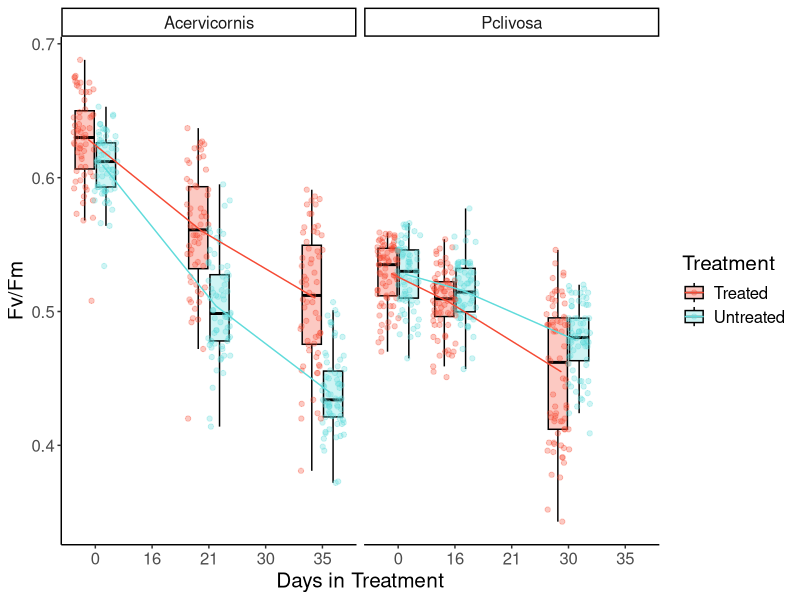
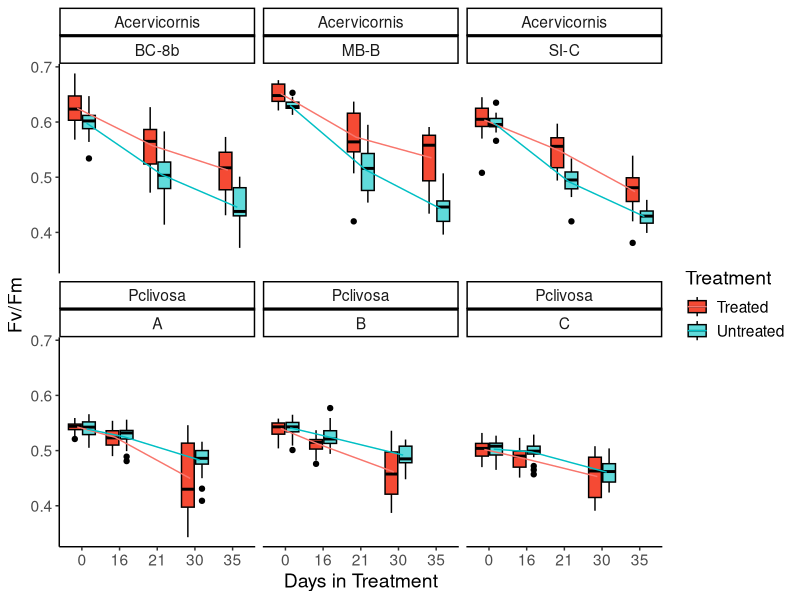
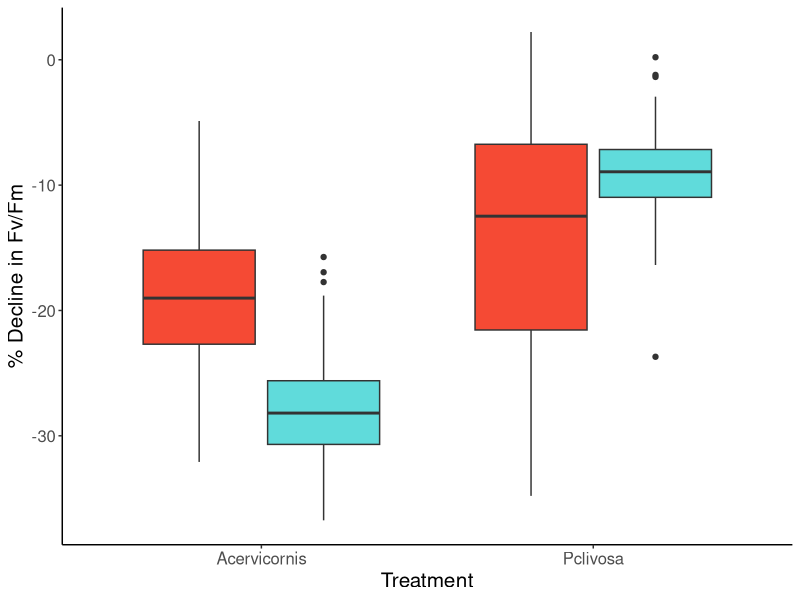
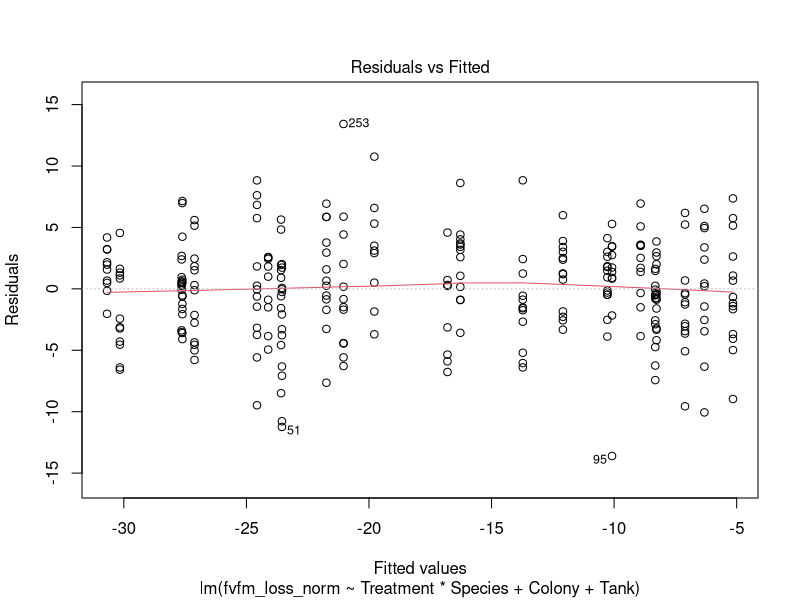
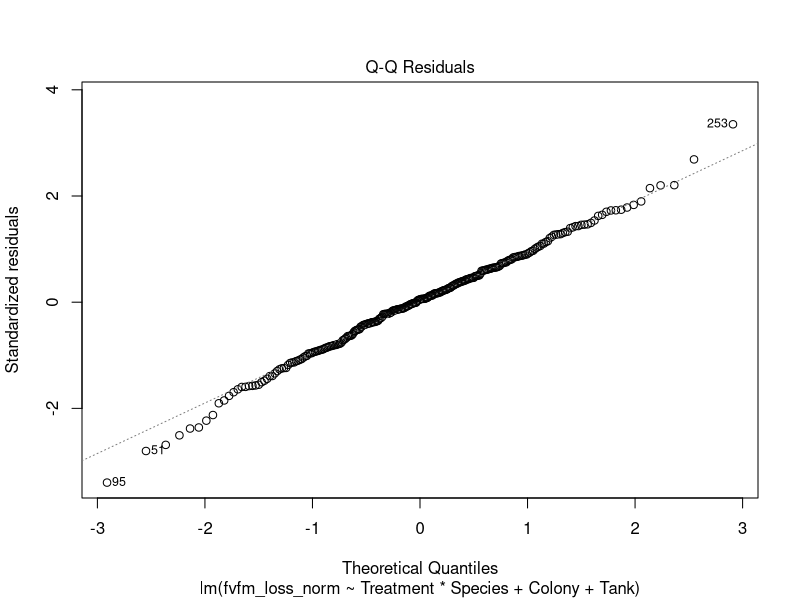
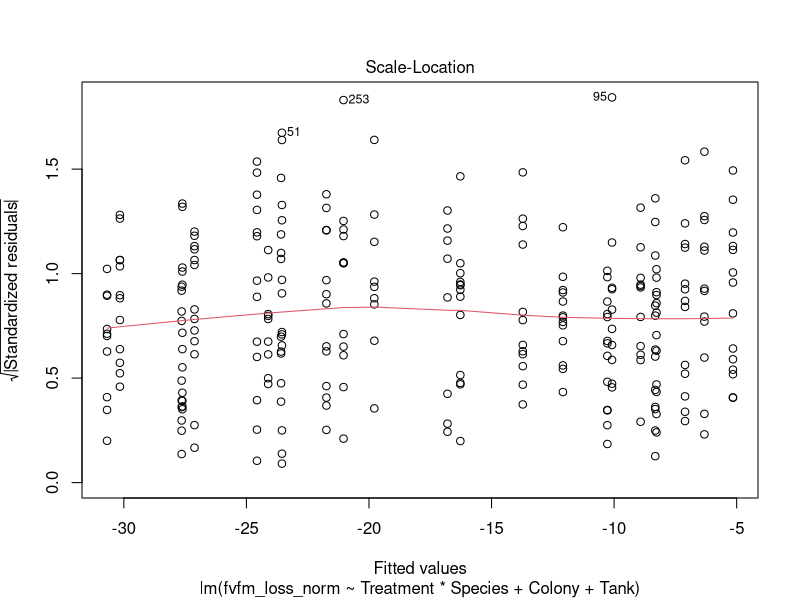
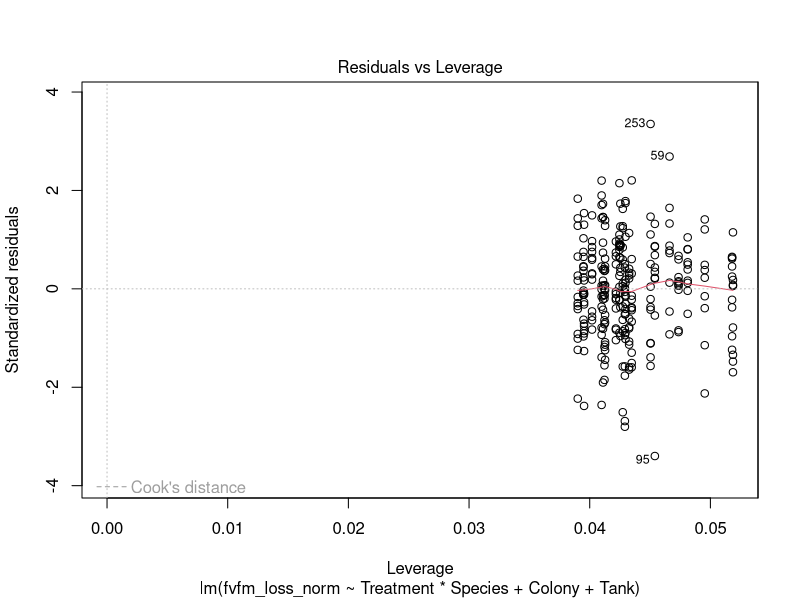
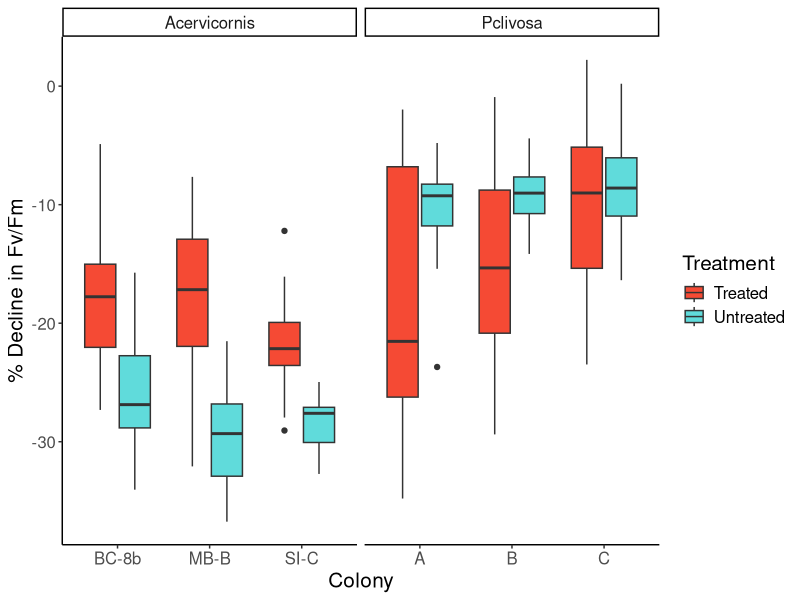

The R source for these figures, in order:
## ---- chunk 1
library(tidyverse)
library(plotrix)
library(ggpubr)
library(rstatix)
library(cowplot)
## ---- chunk 2
ipam_tidy_data <- read.csv("ipam_tidy_data.csv")

treatment_time_bothspecies <- ipam_tidy_data %>% 
  dplyr::filter(!Treatment_period == "CBASS") %>%
  drop_na(Colony) %>% #this is because there are some corals that never matched up to IPAM values so they're just NA
  dplyr::select(Date, Colony, Puck, Tank, fvfm, Treatment, Species) %>% 
  mutate(Date = mdy(Date)) %>% 
  dplyr::filter(Date <= "2022-04-20") %>% 
  pivot_wider(names_from = Date, values_from = fvfm) %>% 
   mutate(fvfm_t0 = case_when(Species == "Acervicornis" ~ `2022-03-16`,
                                  Species == "Pclivosa" ~ `2022-03-21`)) %>% 
   mutate(fvfm_t1 = case_when(Species == "Acervicornis" ~ `2022-04-06`,
                                  Species == "Pclivosa" ~ `2022-04-06`)) %>% 
   mutate(fvfm_t2 = case_when(Species == "Acervicornis" ~ `2022-04-20`,
                                  Species == "Pclivosa" ~ `2022-04-20`)) %>% 
  pivot_longer(fvfm_t0:fvfm_t2, names_to = "fvfm_timepoint", values_to = "fvfm") %>% 
  mutate(numDays = case_when(fvfm_timepoint == "fvfm_t0" ~ 0,
                             Species == "Pclivosa" & fvfm_timepoint == "fvfm_t1" ~ 16,
                             Species == "Acervicornis" & fvfm_timepoint == "fvfm_t1" ~ 21,
                             Species == "Pclivosa" & fvfm_timepoint == "fvfm_t2" ~ 30,
                             Species == "Acervicornis" & fvfm_timepoint == "fvfm_t2" ~ 35,
                             Species == "Pclivosa" & fvfm_timepoint == "fvfm_t3" ~ 65,
                             Species == "Acervicornis" & fvfm_timepoint == "fvfm_t3" ~ 70))

treatment_normalized_bothspecies <- ipam_tidy_data %>% 
  dplyr::filter(!Treatment_period == "CBASS") %>%
  drop_na(Colony) %>% #this is because there are some corals that never matched up to IPAM values so they're just NA
  dplyr::select(Date, Colony, Puck, Tank, fvfm, Treatment, Species)  %>% 
  mutate(Date = mdy(Date)) %>% 
  dplyr::filter(Date <= "2022-04-20") %>% #pre-CBASS time points
  pivot_wider(names_from = Date, values_from = fvfm) %>% 
  mutate(fvfm_loss = case_when(Species == "Acervicornis" ~ `2022-04-20` - `2022-03-16`,
                               Species == "Pclivosa" ~ `2022-04-20` - `2022-03-21`)) %>% 
  mutate(fvfm_loss_norm = case_when(Species == "Acervicornis" ~ (fvfm_loss/`2022-03-16`)*100,
                               Species == "Pclivosa" ~ (fvfm_loss/`2022-03-21`)*100))

#save data for WGCNA
treatment_normalized_bothspecies %>% 
  select(Colony, Puck, Treatment, Species, fvfm_loss, fvfm_loss_norm) %>% 
  write_csv("treatment_fvfm.csv")

## ---- chunk 3
treatment_time_bothspecies %>% 
  select(Colony:Species, fvfm_timepoint, fvfm) %>% 
  filter(fvfm_timepoint == "fvfm_t2") %>% #282 corals
  group_by(Species, Colony, Treatment) %>% 
  summarise(count = n())
## ---- chunk 4
treatment_time_bothspecies %>% 
  dplyr::select(!c(`2022-04-06`:`2022-04-20`)) %>% 
  mutate(numDays = as.factor(numDays)) %>% 
  ggplot(., aes(x=numDays, y=fvfm, fill = Treatment, color = Treatment)) + 
  geom_boxplot(color = "black", outlier.shape = NA, alpha=0.3) + #not removing outliers, just removing the black dots because they are already represented in the geom_point() line
  geom_point(position = position_jitterdodge(), alpha=0.3) +
  stat_summary(fun=mean, geom="line", aes(group=Treatment, color = Treatment), position = position_dodge(width = 0.5)) +
  facet_wrap(~Species) + 
  theme_classic() + 
  labs(y = "Fv/Fm", x = "Days in Treatment") +
  scale_fill_manual(labels=c("Treated", "Untreated"), values = c("#F54A34", "#60DBDB"))  +
  scale_color_manual(labels=c("Treated", "Untreated"), values = c("#F54A34", "#60DBDB")) +
  theme(text = element_text(size = 15)) 
#ggsave("treatment_bothspecies_overtimeboxplots.pdf")
## ---- chunk 5
treatment_time_bothspecies%>% 
  dplyr::select(!c(`2022-04-06`:`2022-04-20`)) %>% 
  mutate(numDays = as.factor(numDays)) %>% 
  ggplot(., aes(x=numDays, y=fvfm, fill = Treatment)) + 
  geom_boxplot(color = "black") +
  stat_summary(fun=mean, geom="line", aes(group=Treatment, color = Treatment), position = position_dodge(width = 0.5)) +
  facet_wrap(~Species + Colony) + 
  theme_classic() + 
  labs(y = "Fv/Fm", x = "Days in Treatment") +
  scale_fill_manual(labels=c("Treated", "Untreated"), values = c("#F54A34", "#60DBDB"))  +
  theme(text = element_text(size = 14))
## ---- chunk 6
treatment_normalized_bothspecies%>% 
  ggplot(., aes(x=Species, y= fvfm_loss_norm, fill= Treatment)) +
  geom_boxplot() + 
  theme_classic() + 
  labs(y = "% Decline in Fv/Fm", x="Treatment") +
  scale_fill_manual(labels=c("Treated", "Untreated"), values = c("#F54A34", "#60DBDB")) +
  theme(text = element_text(size = 15)) + 
  theme(legend.position="none")
  
#ggsave("treatment_normalized_bothspecies_boxplot.pdf")
## ---- chunk 7
str(treatment_normalized_bothspecies)
#make factors: Colony, Puck, Tank, Treatment, Species

treatment_normalized_bothspecies %>% 
  mutate_at(vars(Colony, Puck, Tank, Treatment, Species), factor) -> treatment_normalized_bothspecies
## ---- chunk 8
treat_model_1 <- lm(fvfm_loss_norm ~ Treatment*Species + Colony + Tank, data = treatment_normalized_bothspecies)
treat_model_metrics_1 <- augment(treat_model_1)
plot(treat_model_1)

# assess normality of residuals using Shapiro-Wilk test
shapiro_test(treat_model_metrics_1$.resid) # not significant

# assess homogeneity of variances using Levene's Test
levene_test(.resid ~ Treatment*Species, data = treat_model_metrics_1) #not significant

# identifying outliers
treat_model_metrics_1 %>% 
  filter(abs(.std.resid) > 3) -> treat_outliers_1
# 2 outliers

#remove outliers
treatment_normalized_bothspecies_2wayanova <- treatment_normalized_bothspecies[!rownames(treatment_normalized_bothspecies) %in% treat_outliers_1$.rownames,]

#two corals were indeed removed from data frame
## ---- chunk 9
aov(fvfm_loss_norm ~ Treatment*Species, data = treatment_normalized_bothspecies_2wayanova)

summary(aov(fvfm_loss_norm ~ Treatment*Species, data = treatment_normalized_bothspecies_2wayanova))

#capture.output(summary(aov(fvfm_loss_norm ~ Treatment*Species, data = treatment_normalized_bothspecies)), file = "fvfm_loss_norm_bothspecies_anova_table.csv")

TukeyHSD(aov(fvfm_loss_norm ~ Treatment*Species, data = treatment_normalized_bothspecies_2wayanova))
         
#capture.output(TukeyHSD(aov(fvfm_loss_norm ~ Treatment*Species, data = treatment_normalized_bothspecies)), file = "fvfm_loss_norm_bothspecies_anova_tukey.csv")
## ---- chunk 10
treatment_normalized_bothspecies%>% 
  ggplot(., aes(x=Colony, y= fvfm_loss_norm, fill=Treatment)) +
  geom_boxplot() + 
  theme_classic() + labs(y = "% Decline in Fv/Fm", x="Colony") +
  scale_fill_manual(labels=c("Treated", "Untreated"), values = c("#F54A34", "#60DBDB"))  +
  theme(text = element_text(size = 15)) + 
  facet_wrap(~Species, scales = "free_x")
#ggsave("treatment_normalized_genotypes_boxplot.pdf")
## ---- chunk 11
treat_model_2 <- lm(fvfm_loss_norm ~ Treatment*Species*Colony + Tank, data = treatment_normalized_bothspecies)
treat_model_metrics_2 <- augment(treat_model_2)
plot(treat_model_2)

# assess normality of residuals using Shapiro-Wilk test
shapiro_test(treat_model_metrics_2$.resid) # not significant

# assess homogeneity of variances using Levene's Test
levene_test(.resid ~ Treatment*Species*Colony, data = treat_model_metrics_2) #not significant

# identifying outliers
treat_model_metrics_2 %>% 
  filter(abs(.std.resid) > 3) -> treat_outliers_2
# 2 outliers

#remove outliers
treatment_normalized_bothspecies_3wayanova <- treatment_normalized_bothspecies[!rownames(treatment_normalized_bothspecies) %in% treat_outliers_2$.rownames,]
## ---- chunk 12
aov(fvfm_loss_norm ~ Treatment*Species*Colony, data = treatment_normalized_bothspecies_3wayanova)

summary(aov(fvfm_loss_norm ~ Treatment*Species*Colony, data = treatment_normalized_bothspecies_3wayanova))

#capture.output(summary(aov(fvfm_loss_norm ~ Treatment*Species*Colony, data = treatment_normalized_bothspecies_3wayanova)), file = "fvfm_loss_norm_bothspeciesgenet_anova_table.csv")

TukeyHSD(aov(fvfm_loss_norm ~ Treatment*Species*Colony, data = treatment_normalized_bothspecies_3wayanova))
         
#capture.output(TukeyHSD(aov(fvfm_loss_norm ~ Treatment*Species*Colony, data = treatment_normalized_bothspecies_3wayanova)), file = "fvfm_loss_norm_bothspeciesgenet_anova_tukey.csv")
## ---- chunk 13
p1<-treatment_normalized_bothspecies %>% 
  drop_na(fvfm_loss_norm) %>% 
  group_by(Species, Treatment) %>% 
  mutate(mean_fvfmlossnorm = mean(fvfm_loss_norm), se_fvfmlossnorm = std.error(fvfm_loss_norm)) %>% 
  ggplot(., aes(x = Treatment, y = mean_fvfmlossnorm)) +
  theme_classic()+
  geom_jitter(aes(y=fvfm_loss_norm, color = Treatment, fill = Treatment),
              position=position_dodge(width=0.8),
              alpha=0.1, pch = 21,
              color = "black") +
  geom_errorbar(aes(x = Treatment, ymax = mean_fvfmlossnorm+se_fvfmlossnorm, ymin = mean_fvfmlossnorm-se_fvfmlossnorm, color = Treatment), width = .1, position = position_dodge(width=0.8)) +
  scale_color_manual(labels=c("Treated", "Untreated"), values = c("#F54A34", "#60DBDB")) +
  geom_point(mapping = aes(x = Treatment, fill = Treatment), size = 2.5, pch = 21, color = "black", position = position_dodge(width=0.8))+
  scale_fill_manual(labels=c("Treated", "Untreated"), values = c("#F54A34", "#60DBDB")) +
  xlab("Treatment")+
  ylab("% Decline in Fv/Fm")+
  facet_wrap(~Species, scales = "free_x") +
  theme(text = element_text(size = 15)) +
  ylim(-4,40) +
  theme(legend.position="none")
## ---- chunk 14
p2<-treatment_normalized_bothspecies %>% 
  drop_na(fvfm_loss_norm) %>% 
  group_by(Species, Treatment, Colony) %>% 
  mutate(mean_fvfmlossnorm = mean(fvfm_loss_norm), se_fvfmlossnorm = std.error(fvfm_loss_norm)) %>% 
  ggplot(., aes(x = Colony, y = mean_fvfmlossnorm)) +
  theme_classic()+
  geom_jitter(aes(y=fvfm_loss_norm, color = Treatment, fill = Treatment),
              position=position_dodge(width=0.8),
              alpha=0.1, pch = 21,
              color = "black") +
  geom_errorbar(aes(x = Colony, ymax = mean_fvfmlossnorm+se_fvfmlossnorm, ymin = mean_fvfmlossnorm-se_fvfmlossnorm, color = Treatment), width = .1, position = position_dodge(width=0.8)) +
  scale_color_manual(labels=c("Treated", "Untreated"), values = c("#F54A34", "#60DBDB")) +
  geom_point(mapping = aes(x = Colony, fill = Treatment), size = 2.5, pch = 21, color = "black", position = position_dodge(width=0.8))+
  scale_fill_manual(labels=c("Treated", "Untreated"), values = c("#F54A34", "#60DBDB")) +
  xlab("Colony")+
  ylab("% Decline in Fv/Fm")+
  facet_wrap(~Species, scales = "free_x") +
  ylim(-4,40) +
  theme(text = element_text(size = 15))
## ---- chunk 15
plot_grid(p1, p2, rel_widths = c(1.5,2))
#ggsave("treatment_percentfvfmloss_dotplot.pdf", width = 12, height = 5)
